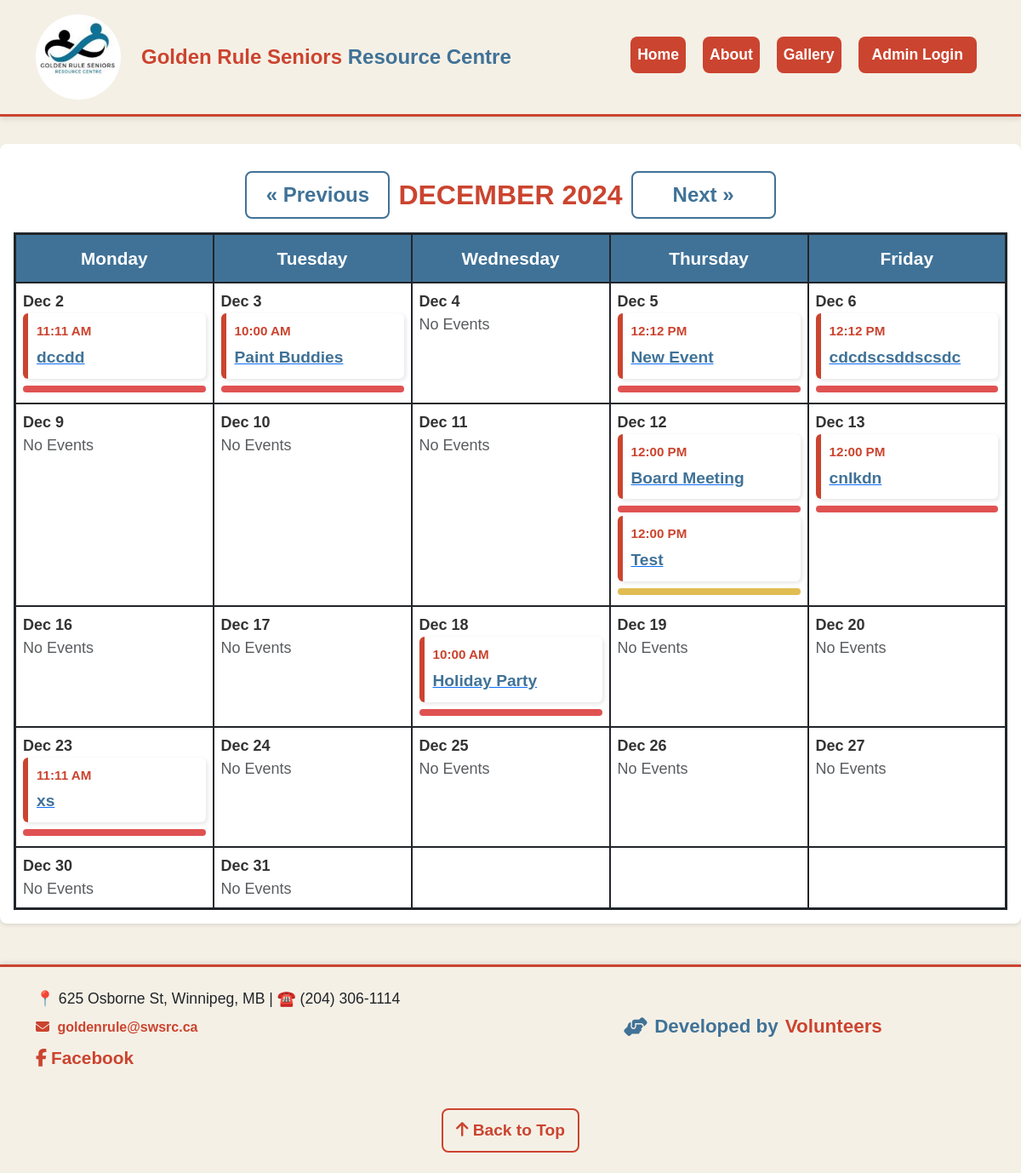
The page /?month=12&year=2024 on the database its author committed.
### tables this page shows
CREATE TABLE `events` (
  `id` int(11) NOT NULL,
  `title` varchar(255) NOT NULL,
  `description` text DEFAULT NULL,
  `start_time` datetime NOT NULL,
  `end_time` datetime NOT NULL,
  `created_by` int(11) DEFAULT NULL,
  `edited_by` int(11) DEFAULT NULL,
  `edit_date` datetime DEFAULT current_timestamp() ON UPDATE current_timestamp(),
  `image` text DEFAULT NULL,
  `created_at` datetime DEFAULT current_timestamp()
);

### models/event.php (called while the page is built, shortened)
<?php
class Event {
    private $conn;
    public function __construct($db) {
        $this->conn = $db;
    }
    public function fetchEventsByDateRange($startDate, $endDate) {
        $stmt = $this->conn->prepare("SELECT * FROM events
                                      WHERE DATE(start_time) BETWEEN :start_date AND :end_date
                                      ORDER BY start_time ASC");
        $stmt->execute([
            ':start_date' => $startDate,
            ':end_date' => $endDate
        ]);
        return $stmt->fetchAll(\PDO::FETCH_ASSOC);
    }
}
?>

### index.php (the view, shortened to what this page needs)
<?php
require_once 'config/db_connection.php';
require_once 'models/event.php';
$eventModel = new Event($conn);
$month = (int) $_GET['month'];
$year = (int) $_GET['year'];
$prevMonth = $month == 1 ? 12 : $month - 1;
$prevYear = $month == 1 ? $year - 1 : $year;
$nextMonth = $month == 12 ? 1 : $month + 1;
$nextYear = $month == 12 ? $year + 1 : $year;
$startDate = sprintf("%04d-%02d-01", $year, $month);
$endDate = date("Y-m-t", strtotime($startDate));
$events = $eventModel->fetchEventsByDateRange($startDate, $endDate);
$eventsByDate = [];
foreach ($events as $event) {
    $date = date('Y-m-d', strtotime($event['start_time']));
    $eventsByDate[$date][] = $event;
}
$firstDayOfMonth = date('N', strtotime($startDate));
$totalDays = date('t', strtotime($startDate));
$daysOfWeek = ['Monday', 'Tuesday', 'Wednesday', 'Thursday', 'Friday'];
$calendar = [];
$week = array_fill(0, 7, null);
$dayCounter = 1;
for ($i = $firstDayOfMonth - 1; $i < 7 && $dayCounter <= $totalDays; $i++) {
    $week[$i] = sprintf("%04d-%02d-%02d", $year, $month, $dayCounter++);
}
$calendar[] = $week;
while ($dayCounter <= $totalDays) {
    $week = array_fill(0, 7, null);
    for ($i = 0; $i < 7 && $dayCounter <= $totalDays; $i++) {
        $week[$i] = sprintf("%04d-%02d-%02d", $year, $month, $dayCounter++);
    }
    $calendar[] = $week;
}
$filteredCalendar = array_filter($calendar, function ($week) {
    return array_filter(array_slice($week, 0, 5));
});
?>
<!DOCTYPE html>
<html lang="en">
<head>
    <link href="https://cdn.jsdelivr.net/npm/bootstrap@5.3.0/dist/css/bootstrap.min.css" rel="stylesheet">
    <link href="./styles/styles.css" rel="stylesheet">
</head>
<body>
    <?php include './public/header.php'; ?>
    <div class="calendar-wrapper">
        <div class="calendar-nav d-flex flex-wrap justify-content-center align-items-center">
            <a href="?month=<?php echo $prevMonth; ?>&year=<?php echo $prevYear; ?>" class="btn btn-outline-primary"
                aria-label="Previous Month">
                &laquo; Previous
            </a>
            <h2 class="h4 mb-0 text-center" id="current-month">
                <?php echo date('F Y', strtotime("$year-$month-01")); ?>
            </h2>
            <a href="?month=<?php echo $nextMonth; ?>&year=<?php echo $nextYear; ?>" class="btn btn-outline-primary"
                aria-label="Next Month">
                Next &raquo;
            </a>
        </div>
        <div class="calendar-grid">
            <div class="table-responsive">
                <table class="calendar-table table table-bordered" role="grid" aria-labelledby="current-month">
                    <thead>
                        <tr>
                            <?php foreach ($daysOfWeek as $day): ?>
                                <th scope="col"><?php echo $day; ?></th>
                            <?php endforeach; ?>
                        </tr>
                    </thead>
                    <tbody>
                        <?php foreach ($filteredCalendar as $week): ?>
                            <tr>
                                <?php for ($i = 0; $i < 5; $i++): ?>
                                    <td class="calendar-cell">
                                        <?php if ($week[$i]): ?>
                                            <div class="date-header"><?php echo date('M j', strtotime($week[$i])); ?></div>
                                            <div class="events-container">
                                                <?php if (isset($eventsByDate[$week[$i]])): ?>
                                                    <?php foreach ($eventsByDate[$week[$i]] as $index => $event): ?>
                                                        <div class="event-group">
                                                            <div class="event" tabindex="0">
                                                                <div class="event-time">
                                                                    <?php echo date('g:i A', strtotime($event['start_time'])); ?></div>
                                                                <a
                                                                    href="../controllers/registrationController.php?action=showRegistrationForm&event_id=<?php echo $event['id']; ?>">
                                                                    <div class="event-title">
                                                                        <?php echo htmlspecialchars($event['title']); ?></div>
                                                                </a>
                                                            </div>
                                                            <div class="event-line"
                                                                style="background-color: hsl(<?php echo ($index * 45) % 360; ?>, 70%, 60%);"
                                                                data-bs-toggle="modal" data-bs-target="#eventModal"
                                                                data-event-title="<?php echo htmlspecialchars($event['title']); ?>"
                                                                data-event-time="<?php echo date('g:i A', strtotime($event['start_time'])); ?>">
                                                            </div>
                                                        </div>
                                                    <?php endforeach; ?>
                                                <?php else: ?>
                                                    <div class="text-muted">No Events</div>
                                                <?php endif; ?>
                                            </div>
                                        <?php endif; ?>
                                    </td>
                                <?php endfor; ?>
                            </tr>
                        <?php endforeach; ?>
                    </tbody>
                </table>
            </div>
        </div>
    </div>
</body>
</html>
<?php include './public/footer.php'; ?>

### styles/styles.css (style rules this page uses)
:root { --primary-red: rgb(203, 68, 47); --primary-blue: rgb(64, 114, 151); --primary-cream: rgb(245, 240, 230); --primary-black: rgb(0, 0, 0); --text-dark: rgb(33, 37, 41); --text-muted: rgb(87, 87, 87); --border-color: rgb(200, 200, 200); --hover-blue: rgb(49, 88, 116); --bg-light: rgb(248, 249, 250); --white: rgb(255, 255, 255); }
body { font-family: Arial, sans-serif; color: var(--text-dark); background-color: var(--primary-cream); line-height: 1.5; font-size: 18px; }
#current-month { font-size: 2rem; font-weight: 700; color: var(--primary-red); text-transform: uppercase; }
.calendar-wrapper { width: 100%; margin: 2rem auto; background: white; border-radius: 8px; box-shadow: 0 2px 4px rgba(0, 0, 0, 0.1); }
.calendar-nav { display: flex; justify-content: center; align-items: center; flex-wrap: wrap; gap: 10px; padding: 1rem; text-align: center; }
.calendar-nav a { padding: 0.5rem 1rem; font-size: 1.5rem; font-weight: 600; }
.calendar-nav .btn { min-width: 170px; text-align: center; }
.table { background-color: var(--white); border: 3px solid var(--text-dark); table-layout: fixed; width: 90%; max-width: 100%; margin: 0 auto; }
.table th { background-color: var(--primary-blue); color: var(--white); font-size: 1.3rem; padding: 0.75rem; text-align: center; font-weight: 600; border: 2px solid var(--text-dark); }
.table td { height: auto; min-height: 120px; padding: 0.5rem !important; vertical-align: top; border: 2px solid var(--text-dark); }
.calendar-cell { padding: 1rem; min-height: 140px; background-color: var(--bg-light); transition: background 0.2s ease-in-out; }
.event { background: #fff; border-left: 6px solid var(--primary-red); padding: 10px; margin-bottom: 8px; border-radius: 6px; box-shadow: 2px 2px 5px rgba(0, 0, 0, 0.1); }
.event-time { font-size: 0.95rem; font-weight: bold; color: var(--primary-red); display: block; margin-bottom: 5px; }
.event-title { font-size: 1.2rem; font-weight: bold; color: var(--primary-blue); white-space: normal; }
.event-line { height: 8px; border-radius: 5px; margin: 4px 0; cursor: pointer; transition: opacity 0.3s ease-in-out; }
.calendar-wrapper { padding: 1rem; }
.calendar-table { width: 100%; border-collapse: collapse; }
.calendar-cell { position: relative; min-height: 60px; vertical-align: top; }
.date-header { font-weight: bold; color: #333; }
.btn-outline-primary { color: var(--primary-blue); border-color: var(--primary-blue); padding: 0.75rem 1.25rem; font-size: 1.2rem; font-weight: 500; }
.btn-outline-primary { color: var(--primary-blue); border: 2px solid var(--primary-blue); font-weight: 600; padding: 0.75rem 1.5rem; border-radius: 8px; }

### rows shown on the page
events: start_time "11:11 AM", title "dccdd"
events: start_time "10:00 AM", title "Paint Buddies"
events: start_time "12:12 PM", title "New Event"
events: start_time "12:12 PM", title "cdcdscsddscsdc"
events: start_time "12:00 PM", title "Board Meeting"
events: start_time "12:00 PM", title "Test"
events: start_time "12:00 PM", title "cnlkdn"
events: start_time "10:00 AM", title "Holiday Party"
events: start_time "11:11 AM", title "xs"

### other values the page prints
date('F Y', strtotime("$year-$month-01")) "DECEMBER 2024"
$day "Monday"
$day "Tuesday"
$day "Wednesday"
$day "Thursday"
$day "Friday"
date('M j', strtotime($week[$i])) "Dec 2"
date('M j', strtotime($week[$i])) "Dec 3"
date('M j', strtotime($week[$i])) "Dec 4"
date('M j', strtotime($week[$i])) "Dec 5"
date('M j', strtotime($week[$i])) "Dec 6"
date('M j', strtotime($week[$i])) "Dec 9"
date('M j', strtotime($week[$i])) "Dec 10"
date('M j', strtotime($week[$i])) "Dec 11"
date('M j', strtotime($week[$i])) "Dec 12"
